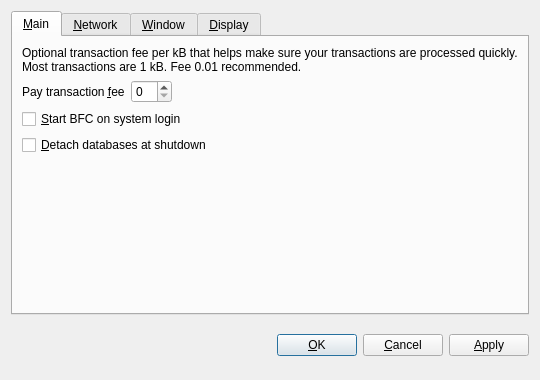
<?xml version="1.0" encoding="UTF-8"?>
<ui version="4.0">
 <class>OptionsDialog</class>
 <widget class="QDialog" name="OptionsDialog">
  <property name="geometry">
   <rect>
    <x>0</x>
    <y>0</y>
    <width>540</width>
    <height>380</height>
   </rect>
  </property>
  <property name="windowTitle">
   <string>Options</string>
  </property>
  <property name="modal">
   <bool>true</bool>
  </property>
  <layout class="QVBoxLayout" name="verticalLayout">
   <item>
    <widget class="QTabWidget" name="tabWidget">
     <property name="tabPosition">
      <enum>QTabWidget::North</enum>
     </property>
     <property name="currentIndex">
      <number>0</number>
     </property>
     <widget class="QWidget" name="tabMain">
      <attribute name="title">
       <string>&amp;Main</string>
      </attribute>
      <layout class="QVBoxLayout" name="verticalLayout_Main">
       <item>
        <widget class="QLabel" name="transactionFeeInfoLabel">
         <property name="text">
          <string>Optional transaction fee per kB that helps make sure your transactions are processed quickly. Most transactions are 1 kB. Fee 0.01 recommended.</string>
         </property>
         <property name="textFormat">
          <enum>Qt::PlainText</enum>
         </property>
         <property name="wordWrap">
          <bool>true</bool>
         </property>
        </widget>
       </item>
       <item>
        <layout class="QHBoxLayout" name="horizontalLayout_Main">
         <item>
          <widget class="QLabel" name="transactionFeeLabel">
           <property name="text">
            <string>Pay transaction &amp;fee</string>
           </property>
           <property name="textFormat">
            <enum>Qt::PlainText</enum>
           </property>
           <property name="buddy">
            <cstring>transactionFee</cstring>
           </property>
          </widget>
         </item>
         <item>
          <widget class="BitcoinAmountField" name="transactionFee"/>
         </item>
         <item>
          <spacer name="horizontalSpacer_Main">
           <property name="orientation">
            <enum>Qt::Horizontal</enum>
           </property>
           <property name="sizeHint" stdset="0">
            <size>
             <width>40</width>
             <height>20</height>
            </size>
           </property>
          </spacer>
         </item>
        </layout>
       </item>
       <item>
        <widget class="QCheckBox" name="bitcoinAtStartup">
         <property name="toolTip">
          <string>Automatically start BFC after logging in to the system.</string>
         </property>
         <property name="text">
          <string>&amp;Start BFC on system login</string>
         </property>
        </widget>
       </item>
       <item>
        <widget class="QCheckBox" name="detachDatabases">
         <property name="toolTip">
          <string>Detach block and address databases at shutdown. This means they can be moved to another data directory, but it slows down shutdown. The wallet is always detached.</string>
         </property>
         <property name="text">
          <string>&amp;Detach databases at shutdown</string>
         </property>
        </widget>
       </item>
       <item>
        <spacer name="verticalSpacer_Main">
         <property name="orientation">
          <enum>Qt::Vertical</enum>
         </property>
         <property name="sizeHint" stdset="0">
          <size>
           <width>20</width>
           <height>40</height>
          </size>
         </property>
        </spacer>
       </item>
      </layout>
     </widget>
     <widget class="QWidget" name="tabNetwork">
      <attribute name="title">
       <string>&amp;Network</string>
      </attribute>
      <layout class="QVBoxLayout" name="verticalLayout_Network">
       <item>
        <widget class="QCheckBox" name="mapPortUpnp">
         <property name="toolTip">
          <string>Automatically open the BFC client port on the router. This only works when your router supports UPnP and it is enabled.</string>
         </property>
         <property name="text">
          <string>Map port using &amp;UPnP</string>
         </property>
        </widget>
       </item>
       <item>
        <widget class="QCheckBox" name="connectSocks">
         <property name="toolTip">
          <string>Connect to the BFC network through a SOCKS proxy (e.g. when connecting through Tor).</string>
         </property>
         <property name="text">
          <string>&amp;Connect through SOCKS proxy:</string>
         </property>
        </widget>
       </item>
       <item>
        <layout class="QHBoxLayout" name="horizontalLayout_Network">
         <item>
          <widget class="QLabel" name="proxyIpLabel">
           <property name="text">
            <string>Proxy &amp;IP:</string>
           </property>
           <property name="textFormat">
            <enum>Qt::PlainText</enum>
           </property>
           <property name="buddy">
            <cstring>proxyIp</cstring>
           </property>
          </widget>
         </item>
         <item>
          <widget class="QValidatedLineEdit" name="proxyIp">
           <property name="maximumSize">
            <size>
             <width>140</width>
             <height>16777215</height>
            </size>
           </property>
           <property name="toolTip">
            <string>IP address of the proxy (e.g. 127.0.0.1)</string>
           </property>
          </widget>
         </item>
         <item>
          <widget class="QLabel" name="proxyPortLabel">
           <property name="text">
            <string>&amp;Port:</string>
           </property>
           <property name="textFormat">
            <enum>Qt::PlainText</enum>
           </property>
           <property name="buddy">
            <cstring>proxyPort</cstring>
           </property>
          </widget>
         </item>
         <item>
          <widget class="QLineEdit" name="proxyPort">
           <property name="maximumSize">
            <size>
             <width>55</width>
             <height>16777215</height>
            </size>
           </property>
           <property name="toolTip">
            <string>Port of the proxy (e.g. 9050)</string>
           </property>
          </widget>
         </item>
         <item>
          <widget class="QLabel" name="socksVersionLabel">
           <property name="text">
            <string>SOCKS &amp;Version:</string>
           </property>
           <property name="textFormat">
            <enum>Qt::PlainText</enum>
           </property>
           <property name="buddy">
            <cstring>socksVersion</cstring>
           </property>
          </widget>
         </item>
         <item>
          <widget class="QValueComboBox" name="socksVersion">
           <property name="toolTip">
            <string>SOCKS version of the proxy (e.g. 5)</string>
           </property>
          </widget>
         </item>
         <item>
          <spacer name="horizontalSpacer_Network">
           <property name="orientation">
            <enum>Qt::Horizontal</enum>
           </property>
           <property name="sizeHint" stdset="0">
            <size>
             <width>40</width>
             <height>20</height>
            </size>
           </property>
          </spacer>
         </item>
        </layout>
       </item>
       <item>
        <spacer name="verticalSpacer_Network">
         <property name="orientation">
          <enum>Qt::Vertical</enum>
         </property>
         <property name="sizeHint" stdset="0">
          <size>
           <width>20</width>
           <height>40</height>
          </size>
         </property>
        </spacer>
       </item>
      </layout>
     </widget>
     <widget class="QWidget" name="tabWindow">
      <attribute name="title">
       <string>&amp;Window</string>
      </attribute>
      <layout class="QVBoxLayout" name="verticalLayout_Window">
       <item>
        <widget class="QCheckBox" name="minimizeToTray">
         <property name="toolTip">
          <string>Show only a tray icon after minimizing the window.</string>
         </property>
         <property name="text">
          <string>&amp;Minimize to the tray instead of the taskbar</string>
         </property>
        </widget>
       </item>
       <item>
        <widget class="QCheckBox" name="minimizeOnClose">
         <property name="toolTip">
          <string>Minimize instead of exit the application when the window is closed. When this option is enabled, the application will be closed only after selecting Quit in the menu.</string>
         </property>
         <property name="text">
          <string>M&amp;inimize on close</string>
         </property>
        </widget>
       </item>
       <item>
        <spacer name="verticalSpacer_Window">
         <property name="orientation">
          <enum>Qt::Vertical</enum>
         </property>
         <property name="sizeHint" stdset="0">
          <size>
           <width>20</width>
           <height>40</height>
          </size>
         </property>
        </spacer>
       </item>
      </layout>
     </widget>
     <widget class="QWidget" name="tabDisplay">
      <attribute name="title">
       <string>&amp;Display</string>
      </attribute>
      <layout class="QVBoxLayout" name="verticalLayout_Display">
       <item>
        <layout class="QHBoxLayout" name="horizontalLayout_1_Display">
         <item>
          <widget class="QLabel" name="langLabel">
           <property name="text">
            <string>User Interface &amp;language:</string>
           </property>
           <property name="textFormat">
            <enum>Qt::PlainText</enum>
           </property>
           <property name="buddy">
            <cstring>lang</cstring>
           </property>
          </widget>
         </item>
         <item>
          <widget class="QValueComboBox" name="lang">
           <property name="toolTip">
            <string>The user interface language can be set here. This setting will take effect after restarting BFC.</string>
           </property>
          </widget>
         </item>
        </layout>
       </item>
       <item>
        <layout class="QHBoxLayout" name="horizontalLayout_2_Display">
         <item>
          <widget class="QLabel" name="unitLabel">
           <property name="text">
            <string>&amp;Unit to show amounts in:</string>
           </property>
           <property name="textFormat">
            <enum>Qt::PlainText</enum>
           </property>
           <property name="buddy">
            <cstring>unit</cstring>
           </property>
          </widget>
         </item>
         <item>
          <widget class="QValueComboBox" name="unit">
           <property name="toolTip">
            <string>Choose the default subdivision unit to show in the interface and when sending coins.</string>
           </property>
          </widget>
         </item>
        </layout>
       </item>
       <item>
        <widget class="QCheckBox" name="displayAddresses">
         <property name="toolTip">
          <string>Whether to show BFC addresses in the transaction list or not.</string>
         </property>
         <property name="text">
          <string>&amp;Display addresses in transaction list</string>
         </property>
        </widget>
       </item>
       <item>
        <widget class="QCheckBox" name="coinControlFeatures">
         <property name="toolTip">
          <string>Whether to show coin control features or not.</string>
         </property>
         <property name="text">
          <string>Display coin &amp;control features (experts only!)</string>
         </property>
        </widget>
       </item>
       <item>
        <spacer name="verticalSpacer_Display">
         <property name="orientation">
          <enum>Qt::Vertical</enum>
         </property>
         <property name="sizeHint" stdset="0">
          <size>
           <width>20</width>
           <height>40</height>
          </size>
         </property>
        </spacer>
       </item>
      </layout>
     </widget>
    </widget>
   </item>
   <item>
    <layout class="QHBoxLayout" name="horizontalLayout_Buttons">
     <item>
      <spacer name="horizontalSpacer_1">
       <property name="orientation">
        <enum>Qt::Horizontal</enum>
       </property>
       <property name="sizeHint" stdset="0">
        <size>
         <width>40</width>
         <height>48</height>
        </size>
       </property>
      </spacer>
     </item>
     <item>
      <widget class="QLabel" name="statusLabel">
       <property name="font">
        <font>
         <weight>75</weight>
         <bold>true</bold>
        </font>
       </property>
       <property name="text">
        <string/>
       </property>
       <property name="textFormat">
        <enum>Qt::PlainText</enum>
       </property>
       <property name="wordWrap">
        <bool>true</bool>
       </property>
      </widget>
     </item>
     <item>
      <spacer name="horizontalSpacer_2">
       <property name="orientation">
        <enum>Qt::Horizontal</enum>
       </property>
       <property name="sizeHint" stdset="0">
        <size>
         <width>40</width>
         <height>48</height>
        </size>
       </property>
      </spacer>
     </item>
     <item>
      <widget class="QPushButton" name="okButton">
       <property name="text">
        <string>&amp;OK</string>
       </property>
      </widget>
     </item>
     <item>
      <widget class="QPushButton" name="cancelButton">
       <property name="text">
        <string>&amp;Cancel</string>
       </property>
       <property name="autoDefault">
        <bool>false</bool>
       </property>
      </widget>
     </item>
     <item>
      <widget class="QPushButton" name="applyButton">
       <property name="text">
        <string>&amp;Apply</string>
       </property>
       <property name="autoDefault">
        <bool>false</bool>
       </property>
      </widget>
     </item>
    </layout>
   </item>
  </layout>
 </widget>
 <customwidgets>
  <customwidget>
   <class>BitcoinAmountField</class>
   <extends>QSpinBox</extends>
   <header>bitcoinamountfield.h</header>
  </customwidget>
  <customwidget>
   <class>QValueComboBox</class>
   <extends>QComboBox</extends>
   <header>qvaluecombobox.h</header>
  </customwidget>
  <customwidget>
   <class>QValidatedLineEdit</class>
   <extends>QLineEdit</extends>
   <header>qvalidatedlineedit.h</header>
  </customwidget>
 </customwidgets>
 <resources/>
 <connections/>
</ui>
